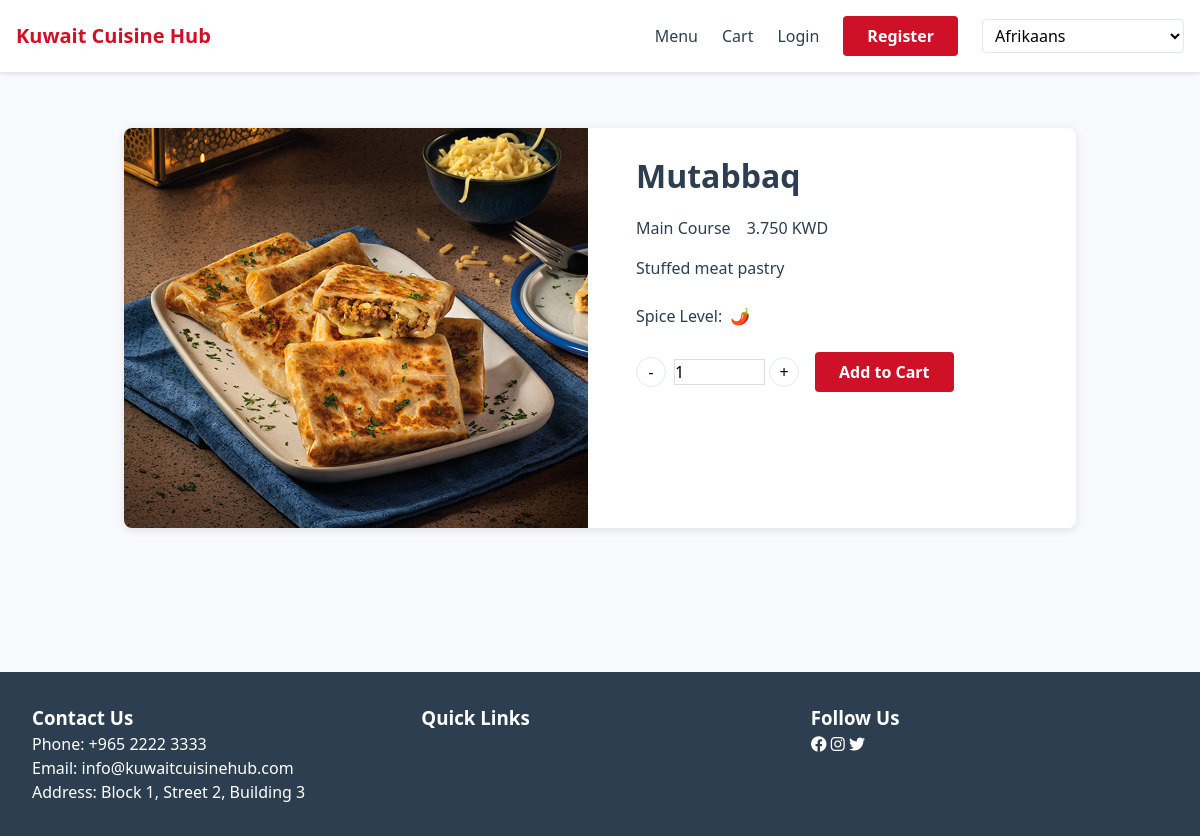
The page /menu/6/ on the database its author committed.
### menu/models.py (models this page shows, shortened)
class FoodItem(models.Model):
    SPICE_LEVELS = [
        (1, _("Mild")),
        (2, _("Medium")),
        (3, _("Hot")),
        (4, _("Extra Hot")),
    ]
    category = models.ForeignKey(
        Category,
        on_delete=models.CASCADE,
        related_name='items'
    )
    name_en = models.CharField(_("Name (English)"), max_length=200)
    name_ar = models.CharField(_("Name (Arabic)"), max_length=200)
    description_en = models.TextField(_("Description (English)"))
    description_ar = models.TextField(_("Description (Arabic)"))
    price = models.DecimalField(max_digits=6, decimal_places=3)  # Kuwait uses 3 decimal places
    image = models.ImageField(upload_to='menu_items/')
    spice_level = models.IntegerField(choices=SPICE_LEVELS, default=1)
    is_available = models.BooleanField(default=True)
    is_vegetarian = models.BooleanField(default=False)
    is_gluten_free = models.BooleanField(default=False)
    created_at = models.DateTimeField(auto_now_add=True)
    updated_at = models.DateTimeField(auto_now=True)

class Category(models.Model):
    name_en = models.CharField(_("Name (English)"), max_length=100)
    name_ar = models.CharField(_("Name (Arabic)"), max_length=100)
    slug = models.SlugField(unique=True)
    class Meta:
        verbose_name_plural = _("Categories")

### menu/views.py (the view)
# urls.py: path('menu/<int:pk>/', views.MenuDetailView.as_view(), name='detail'),
class MenuDetailView(DetailView):
    model = FoodItem
    template_name = 'menu/detail.html'
    context_object_name = 'item'

### menu/templates/menu/detail.html (shortened to what this page needs)
{% extends "base.html" %}
{% load i18n static %}
{% block content %}
<div class="item-detail-container">
    <div class="item-detail-card">
        <div class="item-image-container">
            <img src="{{ item.image.url }}" alt="{{ item.name_en }}" class="item-image">
        </div>
        <div class="item-info">
            <h1>{% if LANGUAGE_CODE == 'ar' %}{{ item.name_ar }}{% else %}{{ item.name_en }}{% endif %}</h1>
            <div class="item-meta">
                <span class="category">
                    {% if LANGUAGE_CODE == 'ar' %}
                        {{ item.category.name_ar }}
                    {% else %}
                        {{ item.category.name_en }}
                    {% endif %}
                </span>
                <span class="price">{{ item.price }} {% trans "KWD" %}</span>
            </div>
            <p class="description">
                {% if LANGUAGE_CODE == 'ar' %}
                    {{ item.description_ar }}
                {% else %}
                    {{ item.description_en }}
                {% endif %}
            </p>
            <div class="item-attributes">
                {% if item.spice_level > 0 %}
                    <div class="attribute">
                        <span class="label">{% trans "Spice Level" %}:</span>
                        <span class="value">
                            {% for i in ""|ljust:item.spice_level %}🌶️{% endfor %}
                        </span>
                    </div>
                {% endif %}
            </div>
            <div class="order-controls">
                <div class="quantity-control">
                    <button class="quantity-btn" data-action="decrease">-</button>
                    <label for="quantity"></label><input type="number" value="1" min="1" max="100" id="quantity">
                    <button class="quantity-btn" data-action="increase">+</button>
                </div>
                <button class="btn btn-primary add-to-cart" data-item-id="{{ item.id }}">
                    {% trans "Add to Cart" %}
                </button>
            </div>
        </div>
    </div>
</div>
{% endblock %}

### templates/base.html (style rules this page uses)
:root { --primary-color: #CE1126; --secondary-color: #007A3D; --accent-color: #B8985D; --text-color: #2C3E50; --light-bg: #F7F9FC; --border-color: #E2E8F0; --font-sm: 0.875rem; --font-base: 1rem; --font-lg: 1.125rem; --font-xl: 1.25rem; --spacing-xs: 0.25rem; --spacing-sm: 0.5rem; --spacing-md: 1rem; --spacing-lg: 1.5rem; --spacing-xl: 2rem; }
body { font-family: system-ui, -apple-system, BlinkMacSystemFont, 'Segoe UI', Roboto, Oxygen, Ubuntu, Cantarell, sans-serif; color: var(--text-color); line-height: 1.5; background-color: var(--light-bg); }
.btn { display: inline-block; padding: var(--spacing-sm) var(--spacing-lg); border-radius: 4px; font-weight: 600; text-decoration: none; cursor: pointer; transition: all 0.3s ease; }
.btn-primary { background-color: var(--primary-color); color: white; border: none; }

### menu/templates/menu/detail.html (style rules this page uses)
.item-detail-container { max-width: 1000px; margin: 0 auto; padding: var(--spacing-lg); }
.item-detail-card { background: white; border-radius: 8px; overflow: hidden; box-shadow: 0 2px 8px rgba(0,0,0,0.1); display: grid; grid-template-columns: 1fr 1fr; gap: var(--spacing-lg); }
.item-image-container { height: 400px; overflow: hidden; }
.item-image { width: 100%; height: 100%; object-fit: cover; }
.item-info { padding: var(--spacing-lg); }
.item-meta { display: flex; gap: var(--spacing-md); margin: var(--spacing-md) 0; }
.item-attributes { margin: var(--spacing-lg) 0; }
.attribute { display: flex; align-items: center; gap: var(--spacing-sm); margin-bottom: var(--spacing-sm); }
.order-controls { display: flex; gap: var(--spacing-md); margin-top: var(--spacing-lg); }
.quantity-control { display: flex; align-items: center; gap: var(--spacing-xs); }
.quantity-btn { width: 30px; height: 30px; border-radius: 50%; border: 1px solid var(--border-color); background: white; cursor: pointer; }

### rows shown on the page
FoodItem: image (picture), name_en "Mutabbaq", category.name_en "Main Course", price "3.750", description_en "Stuffed meat pastry", spice_level 1 (drawn)

### other values the page prints
form field language "Afrikaans"
